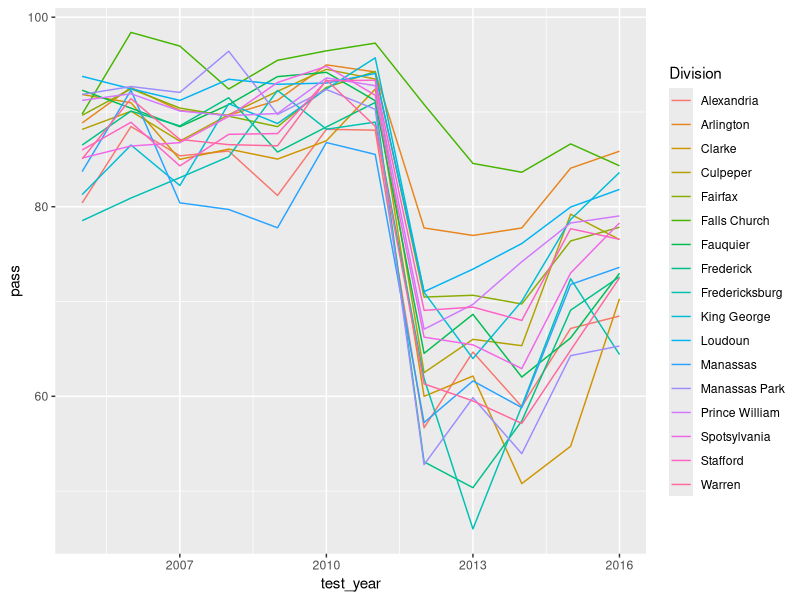
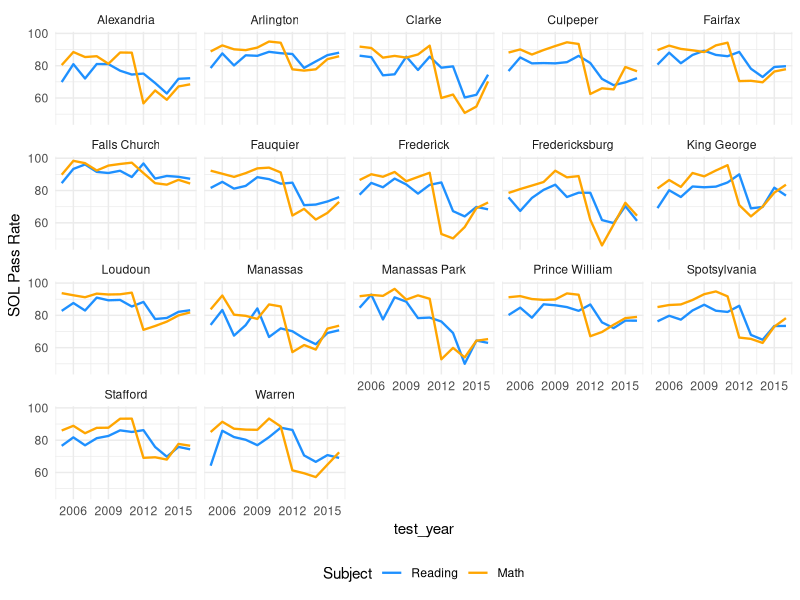
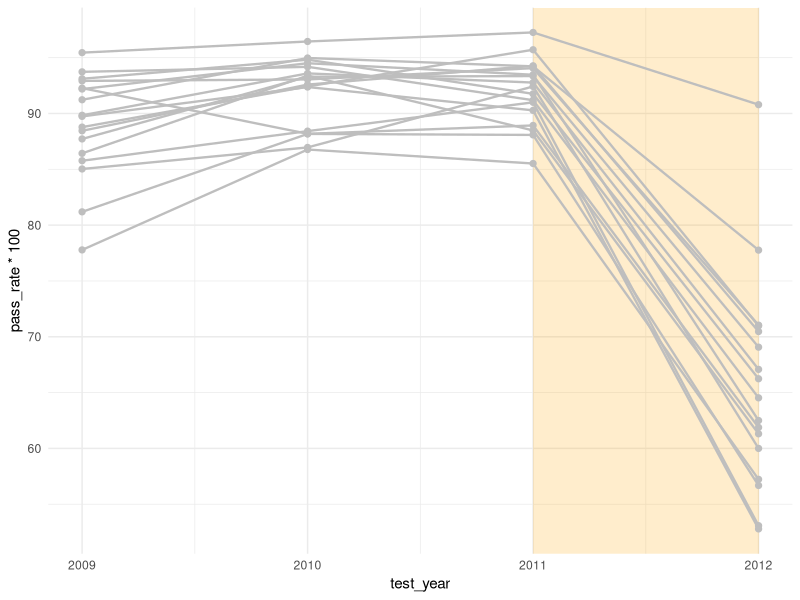

Here is the R script that generated these plots, in order:

# Load library ------------------------------------------------------------

library(tidyverse)
library(readxl)

# Load data ---------------------------------------------------------------

vasol <-
  read_excel('class_practice/vasol.xls')

# the wealthier part of the state: north VA, we are going to study the 
# difference of their past rate in different counties

nva_dists <- c("Arlington", "Clarke", "Culpeper", 
               "Fairfax", "Fauquier", "Frederick", 
               "King George", "Loudoun", "Prince William", 
               "Spotsylvania", "Stafford", "Warren", 
               "Alexandria", "Falls Church", "Fredericksburg", 
               "Manassas", "Manassas Park")

# Select the interested variables

nva.math <-
  vasol %>% 
  filter(
    
    # the division is in North VA region
    
    Division %in% nva_dists,
    
    # and the subject is Math
    
    Subject == 'Mathematics') %>% 
  
  # Change the proportion data record to the rate
  
  rename(pass_rate = 'Pass Rate',
         test_year = 'Test Year') %>% 
  
  mutate(pass = pass_rate * 100)

# Create line plots -------------------------------------------------------

# It does shows the sudden fall of the pass rate after 2012:

nva.math %>% 
  ggplot(
    mapping = aes(
      x = test_year,
      y = pass)) +
  geom_line(
    mapping = aes(color = Division))

# Look at both math and English reading:

nva.data <-
  vasol %>% 
  filter(Division %in% nva_dists) %>% 
  rename(pass_rate = 'Pass Rate',
         test_year = 'Test Year') %>% 
  mutate(pass = pass_rate * 100)

# Line plot, with one more imported variable

nva.data %>% 
  ggplot() +
  geom_line(mapping = 
              aes(x = test_year,
                  y = pass,
                  color = Subject),
            
            # make the line more dense
            
            size = 0.8) +
  
  # create a subplot for each value of a categorical variable
  
  facet_wrap(~ Division, ncol = 5) +
  labs(y = 'SOL Pass Rate') +
  
  # change the ticks on the x-axis to specify the breaks
  
  scale_x_continuous(
    breaks = c(2006, 2009, 2012, 2015)) +
  scale_y_continuous(
    breaks = c(40, 60, 80, 100)) +
  scale_color_manual(
    name = 'Subject',
    values = c(Mathematics = 'orange',
               
               # use this special quotation mark to quote a name of a variable
               
               `English Reading` = 'dodgerblue'),
    
    # give names to the categorical variable, 
    # a way to give the third variable labels
    
    labels = c(Mathematics = 'Math',
               `English Reading` = 'Reading')) +
  
  # apply a minimalistic theme with no background annotations
  
  theme_minimal() +
  
  # adjust the legend's position to the bottom, 
  # to avoid the figure to be compressed horizontally, 
  # cause there are more items horizontally comparing to vertical columns
  
  theme(legend.position = 'bottom')

# Create a heat map -------------------------------------------------------

# the 1st version of the heat map

p1 <-
  nva.math %>% 
  ggplot(
    mapping = 
      aes(x = test_year,
          y = Division)) +
  geom_tile(
    aes(fill = pass))

# Reverse order of factor levels for the y-axis:

  # 1. turn the division into a factor

nva.math$Division <-
  factor(nva.math$Division)

  # 2. reverse it

nva.math$Division <-
  fct_rev(nva.math$Division)

# Make the heat map again

p2 <-
  nva.math %>% 
  ggplot(
    mapping = 
      aes(x = test_year,
          y = Division)) +
  geom_tile(
    aes(fill = pass)) +
  
  # adjust the x-axis ticks and marks
  
  scale_x_continuous(
    breaks = 
      
      # generate a sequence of values, with 'from', 'to', and default 'by = 1'
      
      seq(2005, 2016)) +
  
  # adjust the color gradient
  
  scale_fill_gradient(
    
    # color for the low end of the gradient
    
    low = 'steelblue1',
    
    # color for the high end of the gradient
    
    high = 'slateblue4',
    
    # vector that specifies the minimum and maximum values of the scale
    
    limits = 
      c(40, 100))

# Or, made the 3rd heat map with 'scale_fill_gradient2', for a diverging scale

p3 <-
  nva.math %>% 
  ggplot(
    mapping = 
      aes(x = test_year,
          y = Division)) +
  geom_tile(
    aes(fill = pass)) +
  scale_x_continuous(
    breaks = 
      seq(2005, 2016)) +
  
  # use a more advanced statement
  
  scale_fill_gradient2(
    
    # a custom name for the scale. '\n' for start a new line
    
    name = 'Pass\nRate',
    
    # color for the low end of the gradient
    
    low = 'red3',
    
    # color for the middle of the gradient, for diverging scale
    
    mid = 'gray99',
    high = 'green4',
    
    # specify the midpoint that the category diverges
    
    midpoint = 70,
    limits = 
      
      # use a color gradient from (40, 100) but not (0, 100):
      # more variation is created and made it more clear
      
      c(40, 100)) +
  theme(
    axis.title.x = element_blank(),
    axis.title.y = element_blank(),
    axis.ticks = element_blank(),
    panel.background = element_blank())

# Layers ------------------------------------------------------------------

# create a subset of the data that is 2009 to 2012

nva.math.2009to2012 <-
  nva.math %>% 
  filter(test_year %in% 
           seq(2009, 2012, 1))

# create a multiple-layer graph

ggplot() +
  
  # 1st layer: the reference rectangle
  # create plot area region that indicates the post-treatment period of time
  # draws a rectangle using locations of four corners
  
  geom_rect(
    
    # you should not include any dataset inside this statement,
    # cause it will iterate through every line of your dataset and
    # made your rectangular really opaque, cause each line of your data
    # are seen as true
    
    aes(xmin = 2011,
        xmax = 2012,
        
        # negative and positive infinity
        
        ymin = -Inf,
        ymax = Inf),
    
    # transparency
    
    alpha = 0.2,
    fill = 'orange') +
  
  # 2nd layer: lines, with dataset
  
  geom_line(
    
    # ??
    
    data = nva.math.2009to2012,
    mapping = aes(x = test_year,
                  y = pass_rate * 100,
                  
                  # in 'group' argument should be a character data type
                  
                  group = Division),
    color = 'gray',
    linewidth = 0.8) +
  
  # 3rd layer: points, with dataset
  
  geom_point(
    data = nva.math.2009to2012,
    mapping = aes(x = test_year,
                  y = pass_rate * 100,
                  group = Division),
    color = 'gray',
    size = 1.8) +
  theme_minimal()

# With the same logic of layers, we could also create a separate line that 
# highlights the performance of the Falls Church division schools.
















